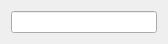
<?xml version="1.0" encoding="UTF-8"?>
<ui version="4.0">
 <class>form</class>
 <widget class="QWidget" name="form">
  <property name="geometry">
   <rect>
    <x>0</x>
    <y>0</y>
    <width>168</width>
    <height>39</height>
   </rect>
  </property>
  <property name="windowTitle">
   <string>Form</string>
  </property>
  <layout class="QVBoxLayout" name="verticalLayout">
   <item>
    <widget class="QLineEdit" name="value"/>
   </item>
  </layout>
 </widget>
 <resources/>
 <connections/>
</ui>
